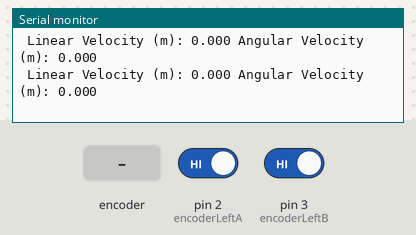
Simulated run of this sketch. Board: Arduino Uno, built with avr-gcc and run on an emulated ATmega328P. Shown: the last lines printed to the serial monitor. The inputs (shaded band) are chosen by the test bench; at power-on: pin 2 (encoderLeftA) HIGH, pin 3 (encoderLeftB) HIGH.

Above: at 1.2 s.
1.3 s: rotary encoder on pin 2 (encoderLeftA) / pin 3 (encoderLeftB) turned 1 step (first pin leading)
At 2.0 s:
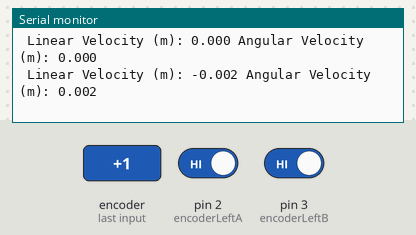
3.0 s: rotary encoder on pin 2 (encoderLeftA) / pin 3 (encoderLeftB) turned 2 steps (second pin leading)
At 4.0 s:
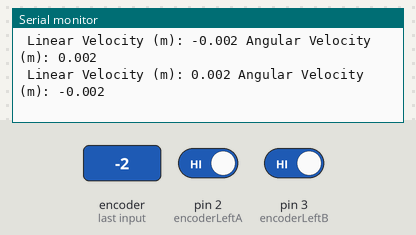
Timing chart, 0 to 6.0 s (numbered marks = the images above; inputs shaded):
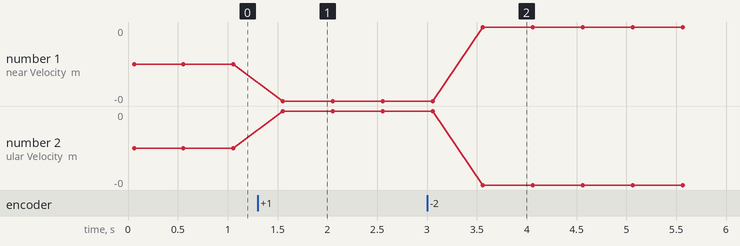

Measured:
- after the input at 1.3 s, the serial monitor: prints a new line after 0.26 s (image 1)
- after the input at 3.0 s, the serial monitor: prints a new line after 0.56 s (image 2)
- plotted number 1: 0 → -0 after the input at 1.3 s
- plotted number 2: 0 → 0 after the input at 1.3 s

The sketch:

Distance_2Mecanum.ino
```cpp
#include <Arduino.h>

// ---------------- ENCODER PINS ----------------
const int encoderLeftA = 2;   // Left encoder channel A
const int encoderLeftB = 3;   // Left encoder channel B
const int encoderRightA = 18; // Right encoder channel A
const int encoderRightB = 19; // Right encoder channel B

// ---------------- WHEEL & ENCODER VALUES ----------------
volatile long leftPulses = 0;
volatile long rightPulses = 0;

const int pulsesPerRevLeft = 100;   // your measured value
const int pulsesPerRevRight = 140;  // your measured value

const float wheelDiameter = 0.152;  // 152 mm = 15.2 cm
const float wheelCircumference = PI * wheelDiameter;  // in meters

// ---------------- INTERRUPT FUNCTIONS ----------------
void leftEncoderISR() {
  // Check B channel to determine direction
  if (digitalRead(encoderLeftB) == HIGH)
    leftPulses++;   // Forward
  else
    leftPulses--;   // Backward
}

void rightEncoderISR() {
  // Check B channel to determine direction
  if (digitalRead(encoderRightB) == HIGH)
    rightPulses++;  // Forward
  else
    rightPulses--;  // Backward
}

// ---------------- SETUP ----------------
void setup() {
  Serial.begin(9600);

  pinMode(encoderLeftA, INPUT_PULLUP);
  pinMode(encoderLeftB, INPUT_PULLUP);
  pinMode(encoderRightA, INPUT_PULLUP);
  pinMode(encoderRightB, INPUT_PULLUP);

  attachInterrupt(digitalPinToInterrupt(encoderLeftA), leftEncoderISR, RISING);
  attachInterrupt(digitalPinToInterrupt(encoderRightA), rightEncoderISR, RISING);

  Serial.println("Rotate wheels to see distance (forward +, backward -)...");
}

// ---------------- LOOP ----------------
void loop() {
  // Calculate distance from pulses
  float leftRevs = (float)leftPulses / pulsesPerRevLeft;
  float rightRevs = (float)rightPulses / pulsesPerRevRight;

  float leftDistance = leftRevs * wheelCircumference;   // meters
  float rightDistance = rightRevs * wheelCircumference; // meters
  float LinearVelocity = (rightDistance + leftDistance)/2;
  float AngularVelocity = (rightDistance - leftDistance)/2;

  // Print

  // Serial.print("Left Distance (m): ");
  // Serial.print(leftDistance, 3);
  // Serial.print(" | Right Distance (m): ");
  // Serial.println(rightDistance, 3);
   Serial.print(" Linear Velocity (m): ");
   Serial.print(LinearVelocity, 3);
   Serial.print(" Angular Velocity (m): ");
   Serial.println(AngularVelocity, 3);


  delay(500); // update every half second
}
```
